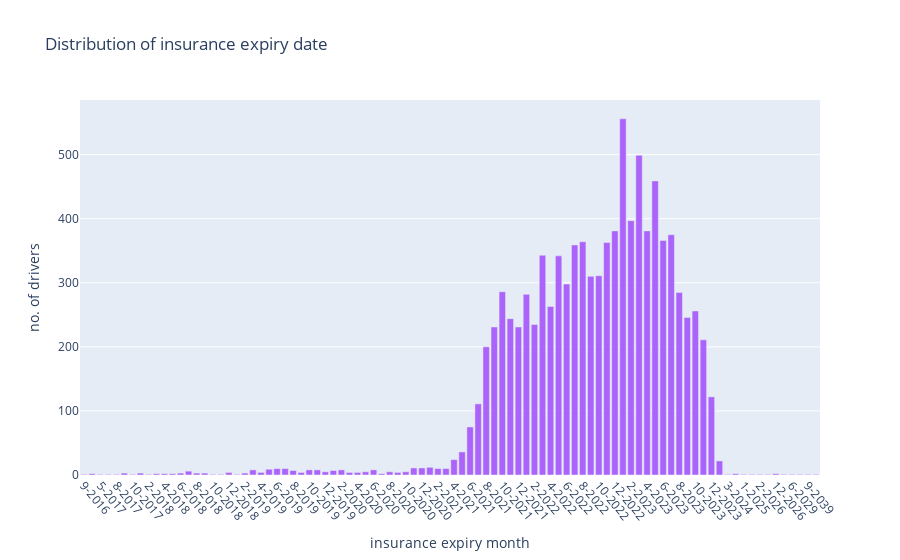

Notebook cell for this chart:
### Markdown cell above
FYI since there is no relevant data for insurance start month, insurnace expiry month is provided in stead

### Code cell
fig= go.Figure(go.Bar(x=expiry_month_year, 
                      y=driver_ct, 
                      marker_color= '#AB63FA'))

fig.update_xaxes(tickangle=50)
fig.update_layout(title='Distribution of insurance expiry date', 
                 xaxis_title='insurance expiry month', 
                 yaxis_title='no. of drivers')
fig.show()

### Figure 1 — Plotly figure (JSON) as saved in the notebook; plotly's stock layout.template omitted (floating-point values rounded to 4 significant figures)
{"data": [{"marker": {"color": "#AB63FA"}, "type": "bar", "x": ["9-2016", "12-2016", "5-2017", "7-2017", "8-2017", "9-2017", "10-2017", "11-2017", "2-2018", "3-2018", "4-2018", "5-2018", "6-2018", "7-2018", "8-2018", "9-2018", "10-2018", "11-2018", "12-2018", "1-2019", "2-2019", "3-2019", "4-2019", "5-2019", "6-2019", "7-2019", "8-2019", "9-2019", "10-2019", "11-2019", "12-2019", "1-2020", "2-2020", "3-2020", "4-2020", "5-2020", "6-2020", "7-2020", "8-2020", "9-2020", "10-2020", "11-2020", "12-2020", "1-2021", "2-2021", "3-2021", "4-2021", "5-2021", "6-2021", "7-2021", "8-2021", "9-2021", "10-2021", "11-2021", "12-2021", "1-2022", "2-2022", "3-2022", "4-2022", "5-2022", "6-2022", "7-2022", "8-2022", "9-2022", "10-2022", "11-2022", "12-2022", "1-2023", "2-2023", "3-2023", "4-2023", "5-2023", "6-2023", "7-2023", "8-2023", "9-2023", "10-2023", "11-2023", "12-2023", "1-2024", "3-2024", "12-2024", "1-2025", "6-2025", "2-2026", "5-2026", "12-2026", "11-2027", "6-2029", "6-2033", "9-2039", "2-2042"], "y": [1, 2, 1, 1, 1, 3, 1, 3, 1, 2, 2, 2, 3, 6, 3, 3, 1, 1, 4, 1, 3, 8, 4, 9, 10, 10, 7, 4, 8, 8, 5, 7, 8, 4, 4, 5, 8, 2, 5, 4, 5, 11, 11, 12, 10, 10, 24, 36, 75, 111, 200, 231, 286, 244, 231, 282, 235, 343, 263, 342, 298, 359, 364, 310, 311, 363, 381, 556, 397, 499, 381, 459, 366, 375, 285, 246, 256, 211, 122, 22, 1, 2, 1, 1, 1, 1, 2, 1, 1, 1, 1, 1]}], "layout": {"title": {"text": "Distribution of insurance expiry date"}, "xaxis": {"tickangle": 50, "title": {"text": "insurance expiry month"}}, "yaxis": {"title": {"text": "no. of drivers"}}}}
